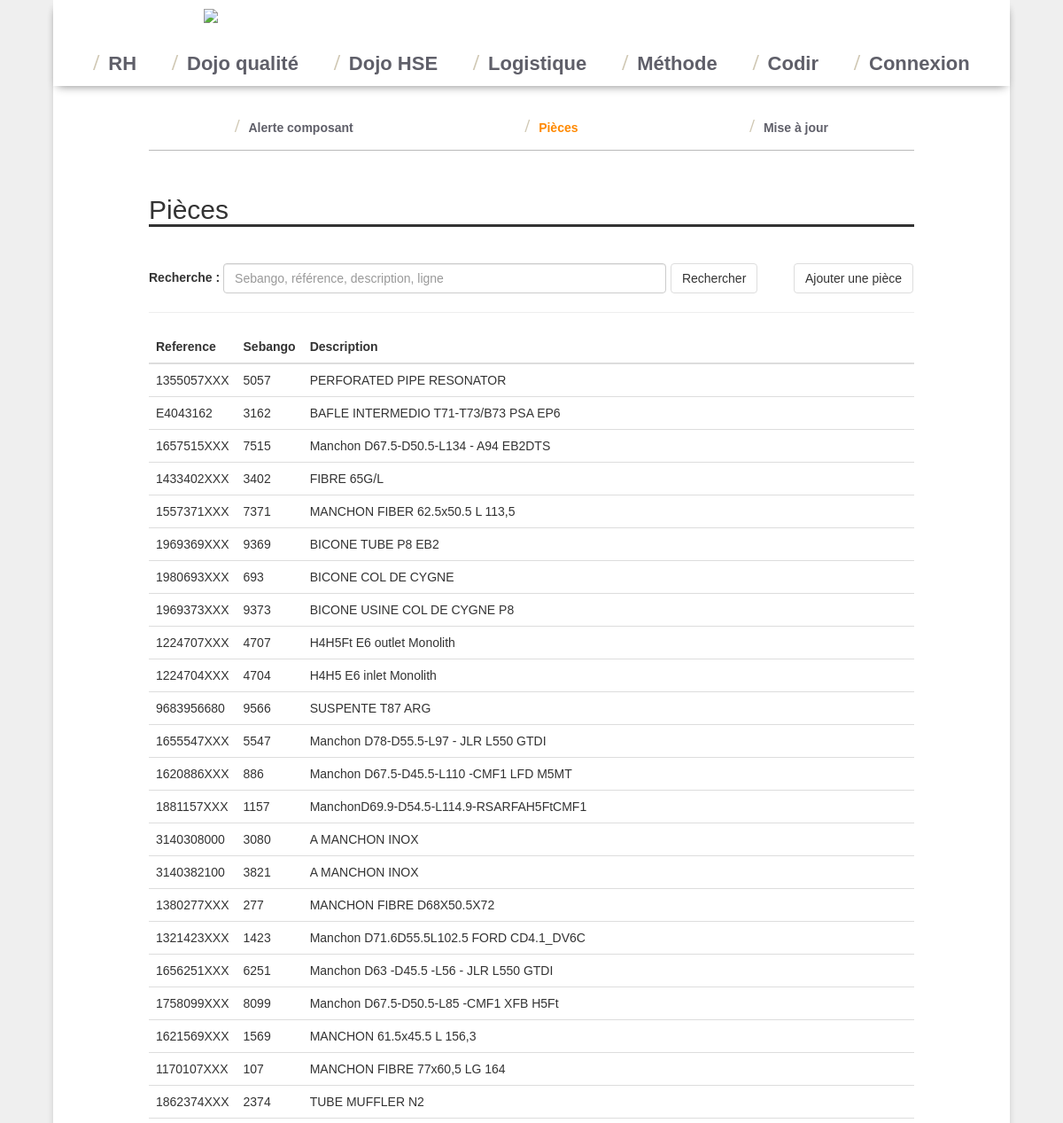
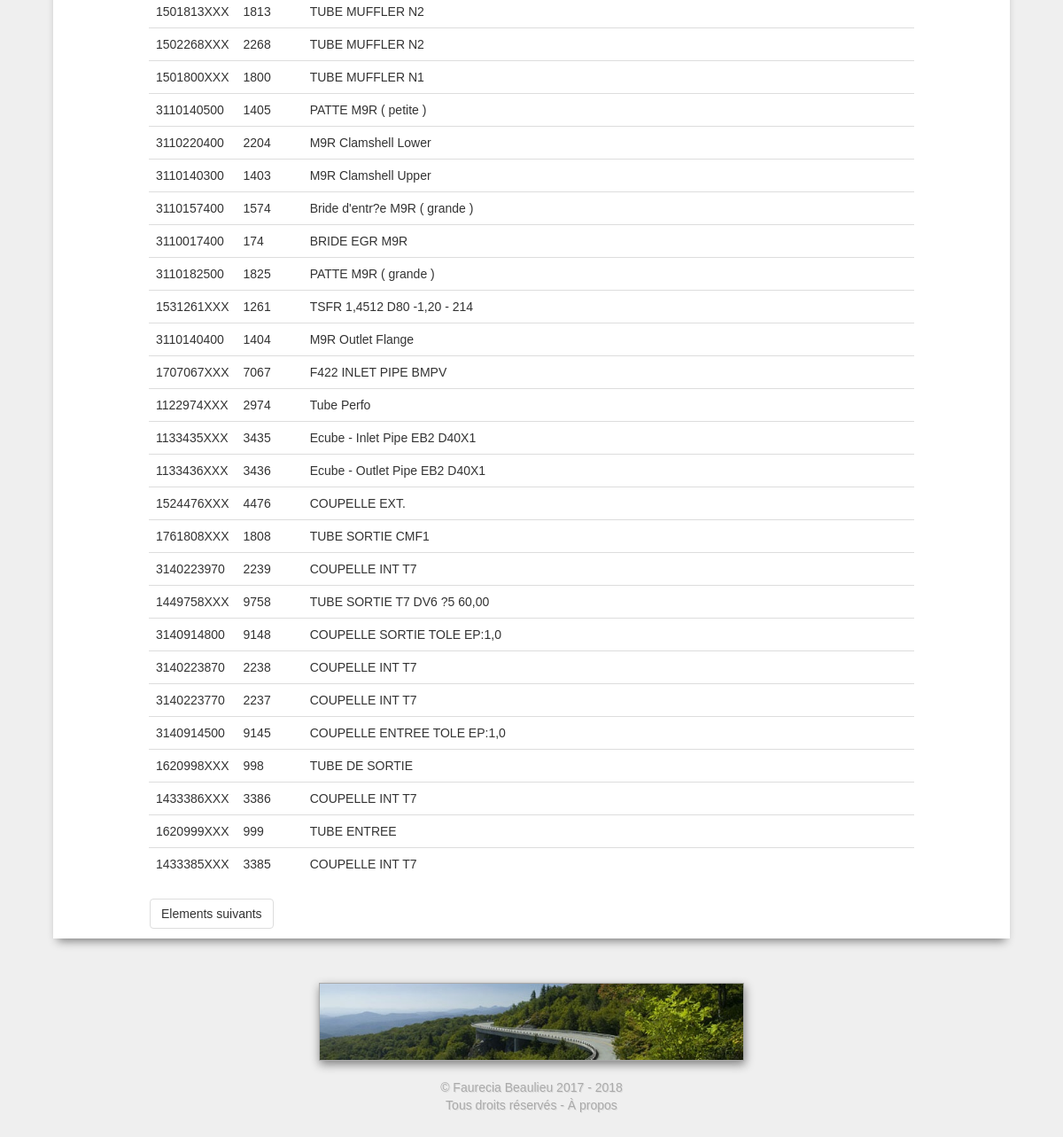
Page /logistique/pieces.php on the earlier database version (2 pictures, top to bottom).
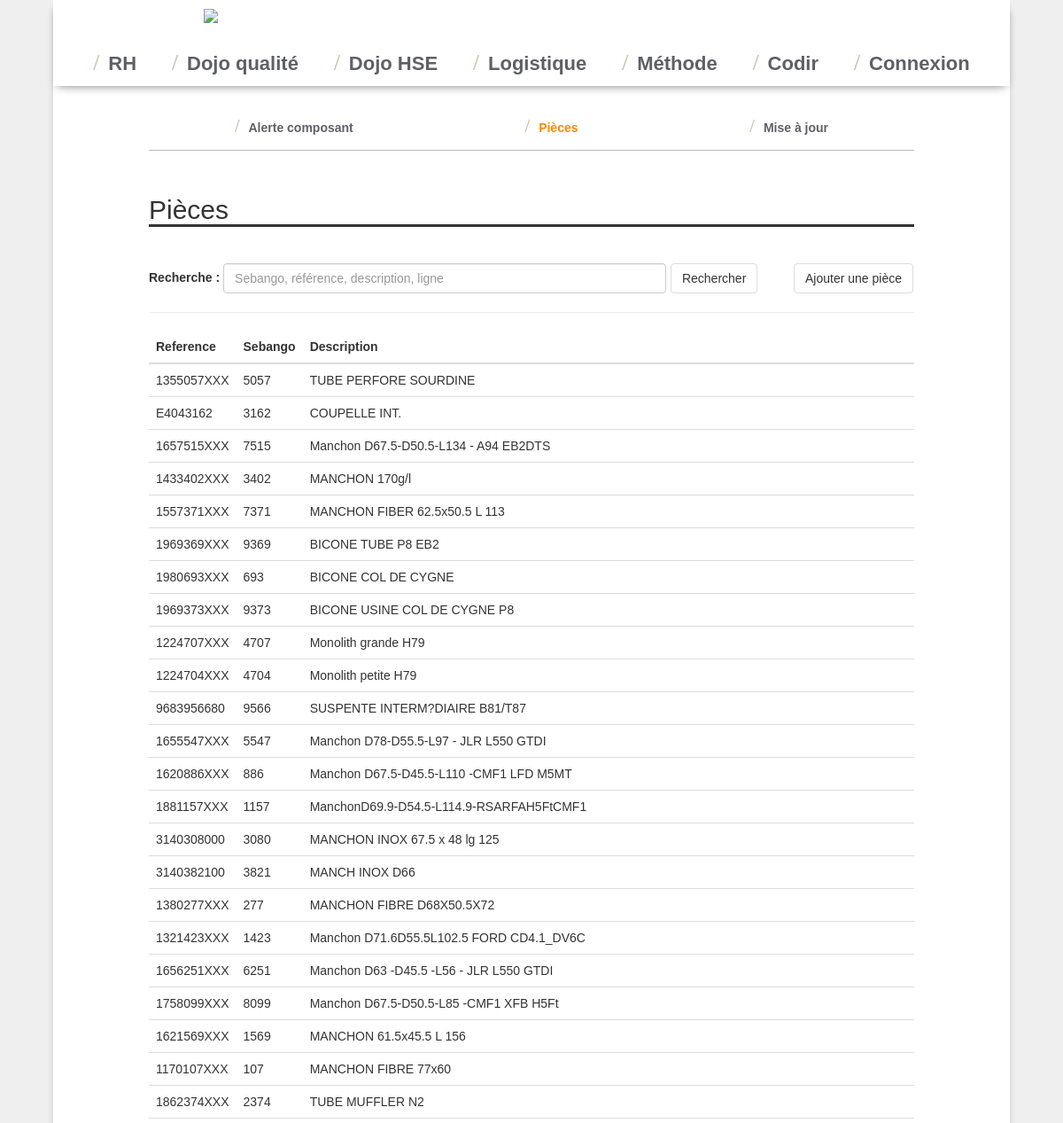
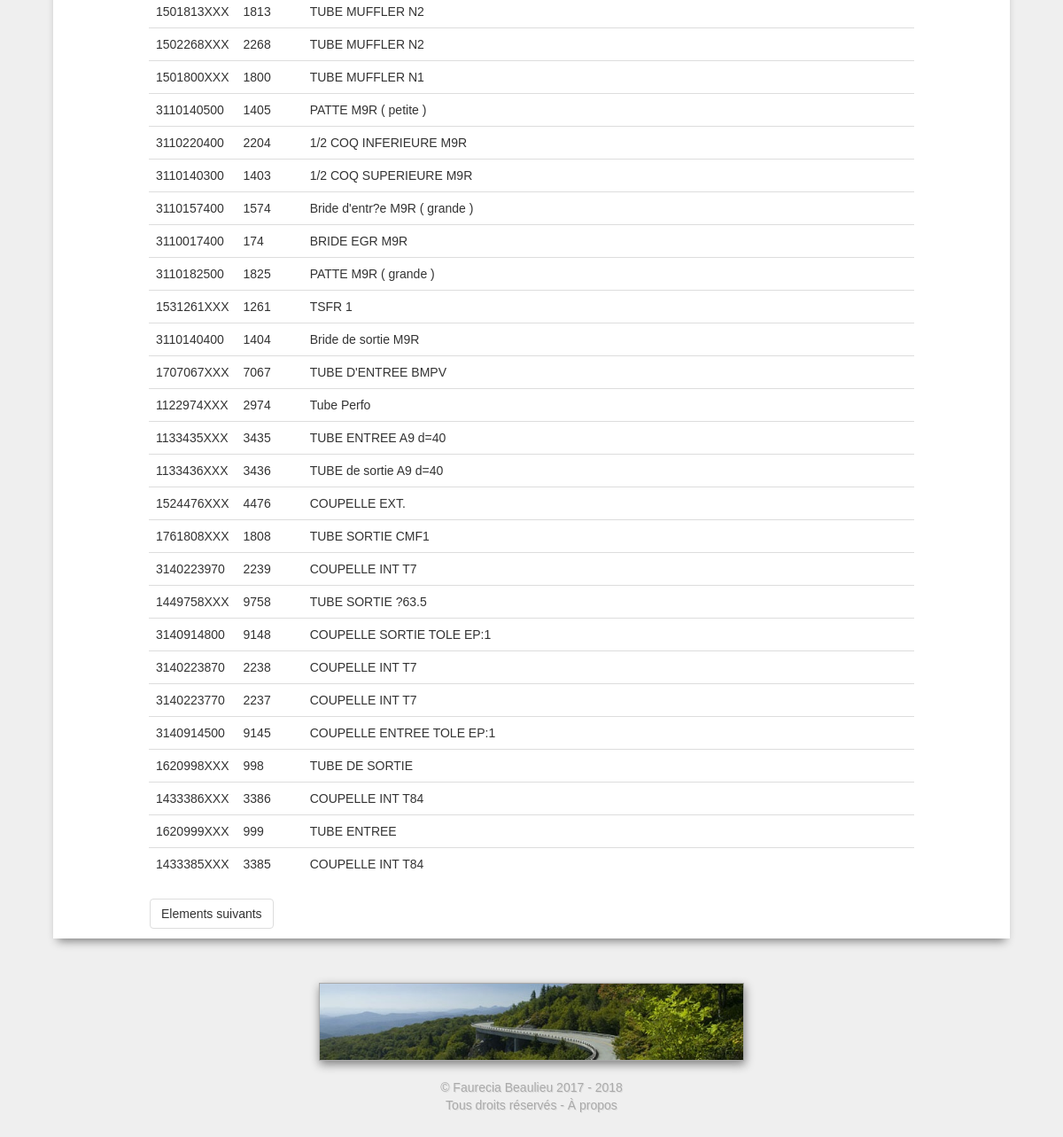
Same page on the later database version (2 pictures, top to bottom).
### tables this page shows
CREATE TABLE `logistique_pieces` (
  `id` int(11) NOT NULL,
  `sebango` varchar(255) NOT NULL,
  `reference` varchar(255) NOT NULL,
  `description` varchar(255) NOT NULL,
  `adresse` varchar(255) NOT NULL
);

### logistique/pieces.php (the view, shortened to what this page needs)
<?php
include_once "needed.php";
$recherche = "";
?>
<h2>Pièces</h2>
<form class="form-inline">
    <div class="form-group">
        <label for="recherche">Recherche :</label>
        <input style="width: 500px;" type="text" class="form-control" name = "recherche" id="recherche" placeholder="Sebango, référence, description, ligne" value="<?php echo $recherche;?>">
    </div>
    <button type="submit" class="btn btn-default">Rechercher</button>
    <a class="btn btn-default pull-right" href="editer_piece.php">Ajouter une pièce</a>
</form>
<hr>
<table class="table">
<thead class="thead">
<tr>
    <th style="width: 50px">Reference</th>
    <th style="width: 50px">Sebango</th>
    <th>Description</th></th>
</tr>
</thead>
<tbody>
<?php
$debut=0;
$Query = $bdd->prepare('SELECT logistique_pieces.*, ligne FROM logistique_pieces LEFT JOIN logistique_e_kanban ON logistique_e_kanban.piece=logistique_pieces.id WHERE reference LIKE :reference or description LIKE :description or ligne LIKE :ligne GROUP BY id LIMIT 50 OFFSET :nb');
$Query ->bindValue(':reference','%'.$recherche.'%');
$Query ->bindValue(':description','%'.$recherche.'%');
$Query ->bindValue(':ligne','%'.$recherche.'%');
$Query ->bindValue(':nb',(int) $debut, PDO::PARAM_INT);
$Query->execute();
while ($Data = $Query->fetch()) {
    ?>
    <tr class="clickable" onclick="window.location='/logistique/fiche_piece.php?id=<?php echo $Data['id']; ?>'">
        <td><?php echo $Data['reference']; ?></td>
        <td><?php echo $Data['sebango']; ?></td>
        <td><?php echo $Data['description']; ?></td>
    </tr>
    <?php
}
?>
</tbody>
</table>
<?php
$test = $bdd->prepare('SELECT logistique_pieces.*, ligne FROM logistique_pieces LEFT JOIN logistique_e_kanban ON logistique_e_kanban.piece=logistique_pieces.id WHERE reference LIKE :reference or description LIKE :description or ligne LIKE :ligne GROUP BY id LIMIT 1 OFFSET :nb');
$test ->bindValue(':reference','%'.$recherche.'%');
$test ->bindValue(':description','%'.$recherche.'%');
$test ->bindValue(':ligne','%'.$recherche.'%');
$test ->bindValue(':nb',(int) $debut+50, PDO::PARAM_INT);
$test->execute();
if($test -> fetch()){ ?>
  <a href="pieces.php?recherche=<?php echo $recherche;?>&amp;nb=<?php echo $debut+50;?>" class="btn btn-default">Elements suivants</a>
<?php
}

Differences in the rows shown:
changed logistique_pieces "1355057XXX": description "PERFORATED PIPE RESONATOR" → "TUBE PERFORE SOURDINE"
changed logistique_pieces: description "BAFLE INTERMEDIO T71-T73/B73 PSA EP6" → "COUPELLE INT."
changed logistique_pieces "1433402XXX": description "FIBRE 65G/L" → "MANCHON 170g/l"
changed logistique_pieces "1557371XXX": description "MANCHON FIBER 62.5x50.5 L 113,5" → "MANCHON FIBER 62.5x50.5 L 113"
changed logistique_pieces "1224707XXX": description "H4H5Ft E6 outlet Monolith" → "Monolith grande H79"
changed logistique_pieces "1224704XXX": description "H4H5 E6 inlet Monolith" → "Monolith petite H79"
changed logistique_pieces: description "SUSPENTE T87 ARG" → "SUSPENTE INTERM?DIAIRE B81/T87"
changed logistique_pieces: description "A MANCHON INOX" → "MANCHON INOX 67.5 x 48 lg 125"
changed logistique_pieces: description "A MANCHON INOX" → "MANCH INOX D66"
changed logistique_pieces "1621569XXX": description "MANCHON 61.5x45.5 L 156,3" → "MANCHON 61.5x45.5 L 156"
changed logistique_pieces "1170107XXX": description "MANCHON FIBRE 77x60,5 LG 164" → "MANCHON FIBRE 77x60"
changed logistique_pieces: description "M9R Clamshell Lower" → "1/2 COQ INFERIEURE M9R"
changed logistique_pieces: description "M9R Clamshell Upper" → "1/2 COQ SUPERIEURE M9R"
changed logistique_pieces "1531261XXX": description "TSFR 1,4512 D80 -1,20 - 214" → "TSFR 1"
changed logistique_pieces: description "M9R Outlet Flange" → "Bride de sortie M9R"
changed logistique_pieces "1707067XXX": description "F422 INLET PIPE BMPV" → "TUBE D'ENTREE BMPV"
changed logistique_pieces "1133435XXX": description "Ecube - Inlet Pipe EB2 D40X1" → "TUBE ENTREE A9 d=40"
changed logistique_pieces "1133436XXX": description "Ecube - Outlet Pipe EB2 D40X1" → "TUBE de sortie A9 d=40"
changed logistique_pieces "1449758XXX": description "TUBE SORTIE T7 DV6 ?5 60,00" → "TUBE SORTIE ?63.5"
changed logistique_pieces: description "COUPELLE SORTIE TOLE EP:1,0" → "COUPELLE SORTIE TOLE EP:1"
changed logistique_pieces: description "COUPELLE ENTREE TOLE EP:1,0" → "COUPELLE ENTREE TOLE EP:1"
changed logistique_pieces "1433386XXX": description "COUPELLE INT T7" → "COUPELLE INT T84"
changed logistique_pieces "1433385XXX": description "COUPELLE INT T7" → "COUPELLE INT T84"
